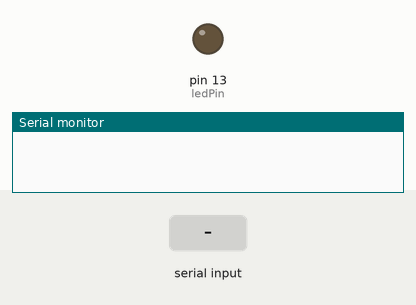
This sketch was run on a simulated Arduino Uno, built with avr-gcc and run on an emulated ATmega328P. Parts: output pins drawn as LEDs (lit = HIGH), the last lines printed to the serial monitor. The test bench sets the inputs (shaded band).

Above: at 1.2 s.
1.3 s: "1111\n" received over the second serial link
At 2.2 s:
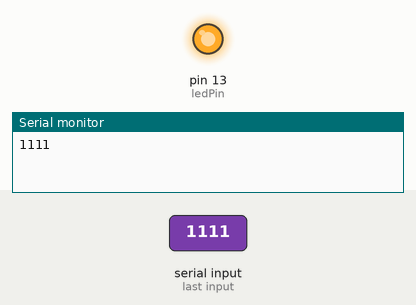
Timing chart, 0 to 4.3 s (numbered marks = the images above; inputs shaded):
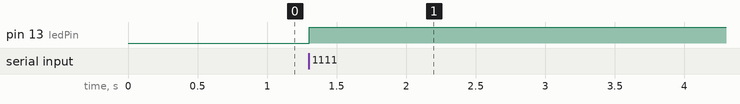

The sketch:

vevo.ino
```cpp
#include <SoftwareSerial.h>

SoftwareSerial mySerial(2, 3); // RX, TX

int ledPin = 13;

void setup()
{
  mySerial.begin(9600);
  pinMode(ledPin, OUTPUT);
  Serial.begin(9600);
}

void loop()
{

  if (mySerial.available() > 1)
  {
    int input = mySerial.parseInt();
    Serial.println(input);
    if (input == 1111)
    {
      digitalWrite(ledPin, HIGH);
    }
    if (input == 0000)
    {
      digitalWrite(ledPin, LOW);
    }
  }
  mySerial.flush();

  delay(20);

}
```

Measured:
- after the input at 1.3 s, pin 13 (ledPin): LOW → HIGH at once
